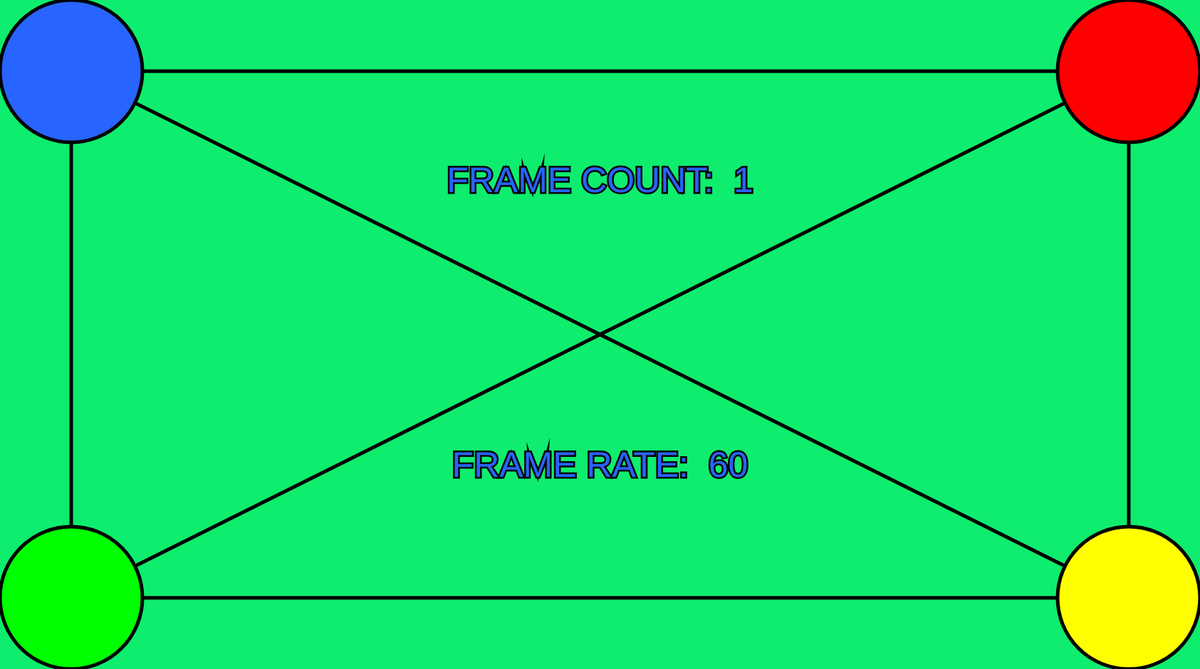
Frame 1 (no input)
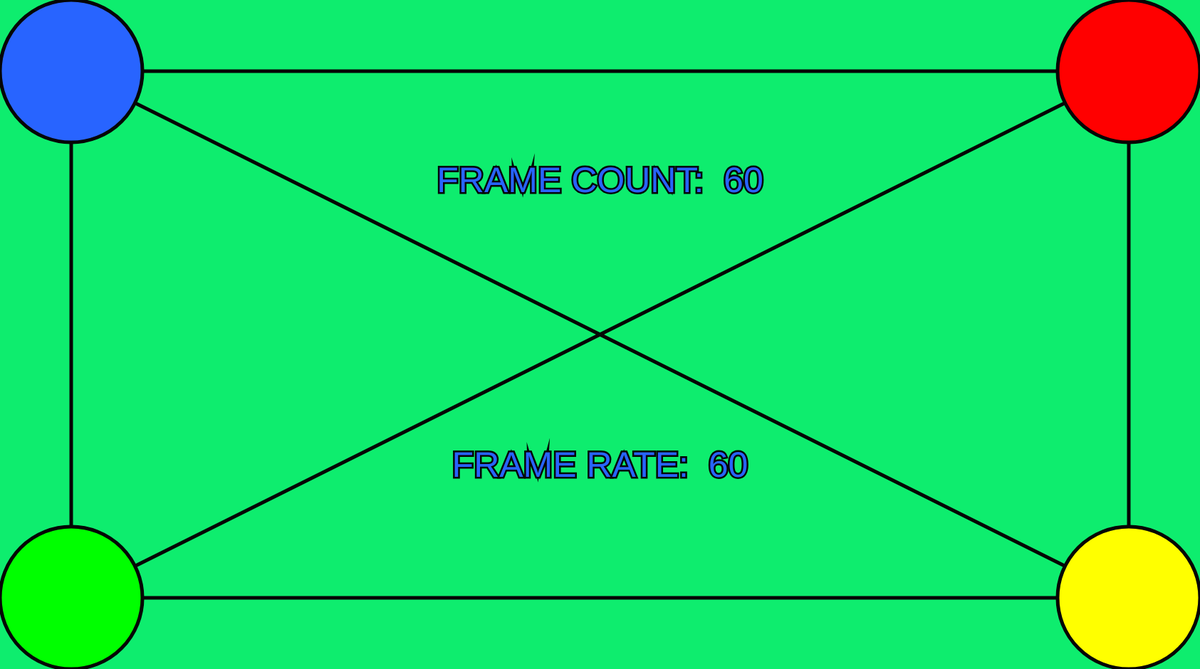
Frame 60 (no input)
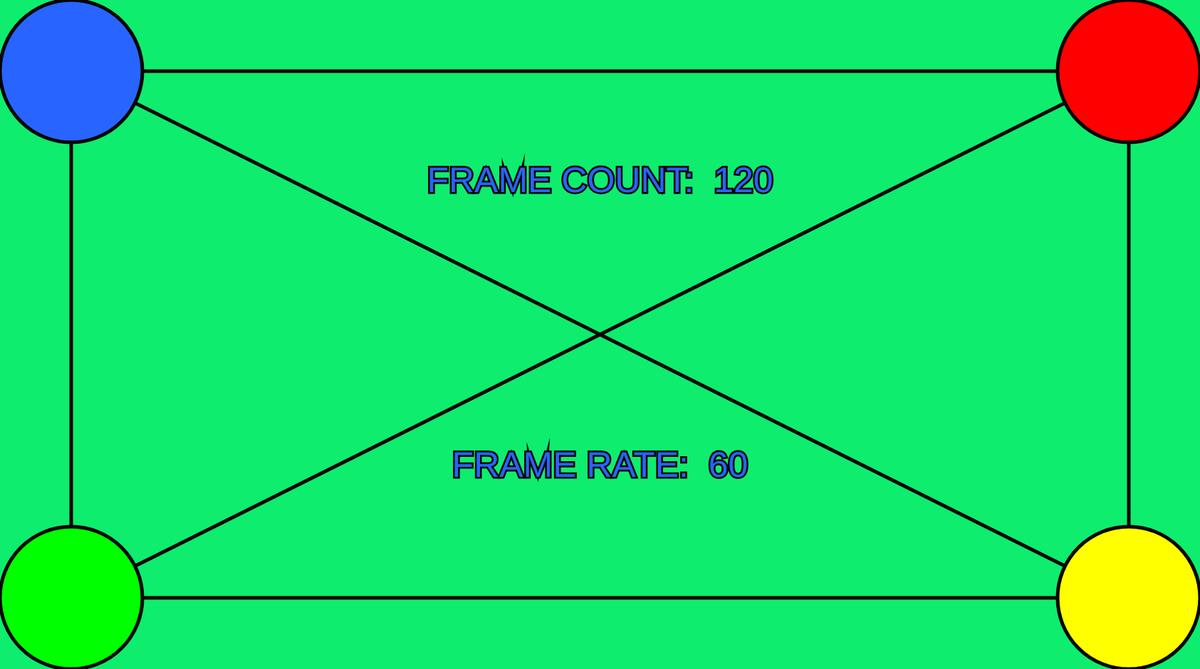
Frame 120 (the mouse pressed at the canvas centre since frame 60)

The p5.js sketch that drew these frames (run headless with seeded random() and noise() and a simulated clock; from frame 60 on, the mouse is pressed at the canvas centre):

// p5.js sketch
// ── sketch.js
//DAT405 / GAD405
//01_ProjectSetup
//In this example we see how to create a canvas, set and display
//the frame rate of the rendering system, and use text to
//display the frame count and rate on screen

//Initialization function
function setup() {
  //Set the size of rendering window - pixels
  createCanvas(1685, 940);
  // Full Screen on MacBook Pro 15"

  //Set up the frame rate (frames per second)
  //Default is 60 fps
  frameRate(60);

  //Preferences for the text (size, and alignment)
  textSize(50);
  textAlign(CENTER);

  fill(255, 0, 0);
  rect(width/2, height/2, 50, 50);
}

//Rendering function
function draw() {
  //Erase all canvas. Set the color to dark grey
  background(14,237,110);

  //Draws a Line BL to TR
  strokeWeight(5)
  line(1585, 100, 100, 840);
  //Draws a Line TL to BR
  strokeWeight(5)
  line(100, 100, 1585, 840);
  //Draws a Line TL to TR
  strokeWeight(5)
  line(100, 100, 1585, 100);
  //Draws a Line BL to BR
  strokeWeight(5)
  line(100, 840, 1585, 840);
  //Draws a Line TL to BL
  strokeWeight(5)
  line(100, 100, 100, 840);
  //Draws a Line BR to TR
  strokeWeight(5)
  line(1585, 100, 1585, 840);

  // An ellipse BR
  fill(255,255,0);
  ellipse(1585, 840, 200, 200);
  // An ellipse TR
  fill(255,0,0);
  ellipse(1585, 100, 200, 200);
  // An ellipse BL
  fill(0,255,0);
  ellipse(100, 840, 200, 200);
  // An ellipse TL
  fill(40,100,255);
  ellipse(100, 100, 200, 200);

  //Set the color of the text
  fill(40,100,255);
  stroke(5)


  //Set the text message as the frame count
  //Position text in the middle of the screen
  text("FRAME COUNT:  " + frameCount, width/2, height/2-200);
  //Set the text message as the frame rate (round it to an integer)
  //Position text in the middle of the screen
  text("FRAME RATE:  " + Math.round(frameRate()), width/2, height/2+200);

  //noLoop();
}
